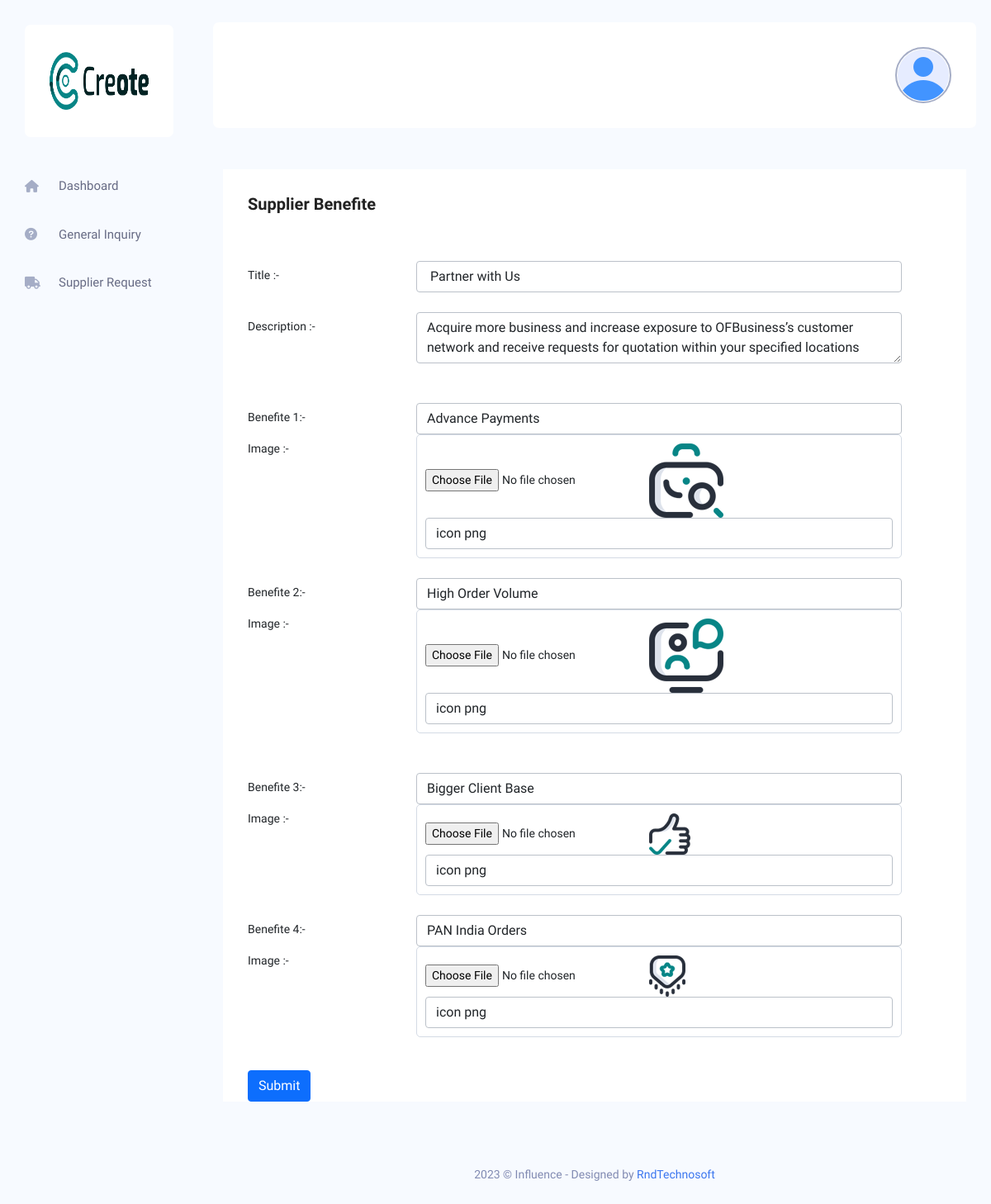
The page /admin/supplier-benefits.php (signed in) on the database its author committed.
### tables this page shows
CREATE TABLE `tbl_footer_setting` (
  `id` int(11) UNSIGNED NOT NULL,
  `name` varchar(190) NOT NULL,
  `logo` varchar(190) NOT NULL,
  `alt_tag` varchar(191) NOT NULL,
  `background_image` text NOT NULL,
  `alt_tag1` varchar(191) NOT NULL,
  `about_us_des` varchar(250) NOT NULL,
  `facebook_link` varchar(191) NOT NULL,
  `twitter_link` varchar(191) NOT NULL,
  `instagram_link` varchar(191) NOT NULL,
  `youtube_link` varchar(191) NOT NULL,
  `create_at` timestamp NOT NULL DEFAULT current_timestamp(),
  `update_at` timestamp NULL DEFAULT NULL ON UPDATE current_timestamp()
);

CREATE TABLE `tbl_supplier_benefite` (
  `id` int(11) NOT NULL,
  `title` longtext NOT NULL,
  `description` longtext NOT NULL,
  `image_b1` text NOT NULL,
  `alt_tag1` text NOT NULL,
  `benefite1_title` text NOT NULL,
  `image_b2` text NOT NULL,
  `alt_tag2` text NOT NULL,
  `benefite2_title` text NOT NULL,
  `image_b3` text NOT NULL,
  `alt_tag3` text NOT NULL,
  `benefite3_title` text NOT NULL,
  `image_b4` text NOT NULL,
  `alt_tag4` text NOT NULL,
  `benefite4_title` text NOT NULL
);

### admin/supplier-benefits.php (the view, shortened to what this page needs)
<?php
include 'includes/header.php';
?>
<?php
include 'includes/side-bar.php';
?>
<?php include 'includes/top-bar.php';
?>
<div class="main_content_iner ">
    <div class="container-fluid plr_30 body_white_bg pt_30 p-3">
        <div class="row justify-content-center">
            <div class="col-12">
                <div class="QA_section">
                    <div class="white_box_tittle list_header">
                        <h4>Supplier Benefite</h4>
                    </div>
                    <?php
                    $Select = 'SELECT * FROM `tbl_supplier_benefite`  where id=1';
                    if ($result = mysqli_query($conn, $Select)) {
                        if (mysqli_num_rows($result) > 0) {
                            while ($rows = mysqli_fetch_assoc($result)) {
                    ?>
                                <form class="" method="post" enctype="multipart/form-data">
                                    <div class="mb-3 row col-12">
                                        <div class="form-group row mt-4">
                                            <label for="address" class="col-sm-3 col-form-label">Title :-</label>
                                            <div class="col-sm-9">
                                                <input type="text" class="form-control" id="title" name="title" value="<?php echo $rows['title']; ?>">
                                            </div>
                                        </div>
                                        <div class="form-group row mt-4">
                                            <label for="address" class="col-sm-3 col-form-label">Description :-</label>
                                            <div class="col-sm-9">
                                                <textarea  name="description" class="form-control" id="desc" ><?php echo $rows['description']; ?></textarea>
                                            </div>
                                        </div>
                                        <div class="form-group row mt-5">
                                            <label for="benefite1_title" class="col-sm-3 col-form-label">Benefite 1:-</label>
                                            <div class="col-sm-9">
                                                <input type="text" class="form-control" id="benefit1_title" name="benefite1_title" value="<?php echo $rows['benefite1_title']; ?>">
                                            </div>
                                        </div>
                                        <div class="form-group  row">
                                                <label for="image_b1" class="col-sm-3 col-form-label">Image :-</label>
                                                <div class="col-sm-9">
                                                    <div class="fileupload_block">
                                                        <input type="file" name="image_b1" id="fileupload">
                                                        <img style="object-fit:cover;" src="images/supplier/<?php echo $rows['image_b1']; ?>" alt="benefite 1" />
                                                        <input type="text" name="alt_tag1" id="alt_tag1" placeholder="Enter  image Alternate text" title="Enter Alternate text here !" value="<?php echo $rows['alt_tag1']; ?>" class="form-control" />
                                                    </div>
                                                </div>
                                        </div>
                                         <div class="form-group mt-4 row">
                                            <label for="benefite2_title" class="col-sm-3 col-form-label">Benefite 2:-</label>
                                            <div class="col-sm-9">
                                                <input type="text" class="form-control" id="benefite2_title" name="benefite2_title" value="<?php echo $rows['benefite2_title']; ?>">
                                            </div>
                                        </div>
                                        <div class="form-group row">
                                                <label for="image_b2" class="col-sm-3 col-form-label">Image :-</label>
                                                <div class="col-sm-9">
                                                    <div class="fileupload_block">
                                                        <input type="file" name="image_b2" id="fileupload">
                                                        <img style="object-fit:cover;" src="images/supplier/<?php echo $rows['image_b2']; ?>" alt="benefite 2" />
                                                        <input type="text" name="alt_tag2" id="alt_tag2" placeholder="Enter image Alternate text" title="Enter Alternate text here !" value="<?php echo $rows['alt_tag2']; ?>" class="form-control" />
                                                    </div>
                                                </div>
                                        </div>
                                         <div class="form-group row mt-5">
                                            <label for="benefite3_title" class="col-sm-3 col-form-label">Benefite 3:-</label>
                                            <div class="col-sm-9">
                                                <input type="text" class="form-control" id="benefite3_title" name="benefite3_title" value="<?php echo $rows['benefite3_title']; ?>">
                                            </div>
                                        </div>
                                        <div class="form-group row">
                                                <label for="image_b3" class="col-sm-3 col-form-label">Image :-</label>
                                                <div class="col-sm-9">
                                                    <div class="fileupload_block">
                                                        <input type="file" name="image_b3" id="fileupload">
                                                        <img style="object-fit:cover;" src="images/supplier/<?php echo $rows['image_b3']; ?>" alt="benefite 3" />
                                                        <input type="text" name="alt_tag3" id="alt_tag3" placeholder="Enter image Alternate text" title="Enter Alternate text here !" value="<?php echo $rows['alt_tag3']; ?>" class="form-control" />
                                                    </div>
                                                </div>
                                        </div>
                                         <div class="form-group row mt-4">
                                            <label for="benefite4_title" class="col-sm-3 col-form-label">Benefite 4:-</label>
                                            <div class="col-sm-9">
                                                <input type="text" class="form-control" id="benefite4_title" name="benefite4_title" value="<?php echo $rows['benefite4_title']; ?>">
                                            </div>
                                        </div>
                                        <div class="form-group row">
                                                <label for="image_b4" class="col-sm-3 col-form-label">Image :-</label>
                                                <div class="col-sm-9">
                                                    <div class="fileupload_block">
                                                        <input type="file" name="image_b4" id="fileupload">
                                                        <img style="object-fit:cover;" src="images/supplier/<?php echo $rows['image_b4']; ?>" alt="benefite 4" />
                                                        <input type="text" name="alt_tag4" id="alt_tag4" placeholder="Enter image Alternate text" title="Enter Alternate text here !" value="<?php echo $rows['alt_tag4']; ?>" class="form-control" />
                                                    </div>
                                                </div>
                                        </div>
                                    </div>
                                    <button type="submit" class="btn btn-primary mt-4" value="reg" name="benefite_update">Submit</button>
                                </form>
                    <?php
                            }
                        }
                    }
                    ?>
                </div>
            </div>
        </div>
    </div>
</div>
<?php
include 'includes/footer.php';
?>

### admin/includes/side-bar.php (shortened to what this page needs)
<?php
$select = "SELECT * FROM tbl_footer_setting WHERE id = 1";
$footerl = mysqli_query($conn, $select);
$sidebarlogo = mysqli_fetch_assoc($footerl);
?>
<nav class="sidebar">
    <div class="logo d-flex justify-content-between">
        <a href="home.php"><img src="./images/footer/<?php echo $sidebarlogo['logo']; ?>" height="70" width="70" alt="<?php echo $sidebarlogo['alt_tag']; ?>"></a>
    </div>
    <ul id="sidebar_menu">
        <li class="">
            <a class="" href="home.php" aria-expanded="false">
               <i class="fa-solid fa-house"></i>
                <span>Dashboard</span>
            </a>
        </li>
         <li class="">
            <a class="" href="manage-general-inquiry.php" aria-expanded="false">
                <i class="fa-solid fa-circle-question"></i>
                <span>General Inquiry</span>
            </a>
        </li>
         <li class="">
            <a class="" href="manage-supplier-request.php" aria-expanded="false">
                <i class="fas fa-truck"></i>
                <span>Supplier Request</span>
            </a>
        </li>
    </ul>
</nav>

### admin/assets/css/custome.css (style rules this page uses)
.fileupload_block { border: 1px solid rgb(212 219 229) !important; padding: 10px !important; border-radius: 5px; }

### rows shown on the page
tbl_footer_setting: logo (placeholder picture)
tbl_supplier_benefite: title "Partner with Us", description "Acquire more business and increase exposure to OFBusiness’s customer network and receive requests for quotation within your specified locations", benefite1_title "Advance Payments", image_b1 (picture), alt_tag1 "icon png", benefite2_title "High Order Volume", image_b2 (picture), alt_tag2 "icon png", benefite3_title "Bigger Client Base", image_b3 (picture), alt_tag3 "icon png", benefite4_title "PAN India Orders", image_b4 (picture), alt_tag4 "icon png"
